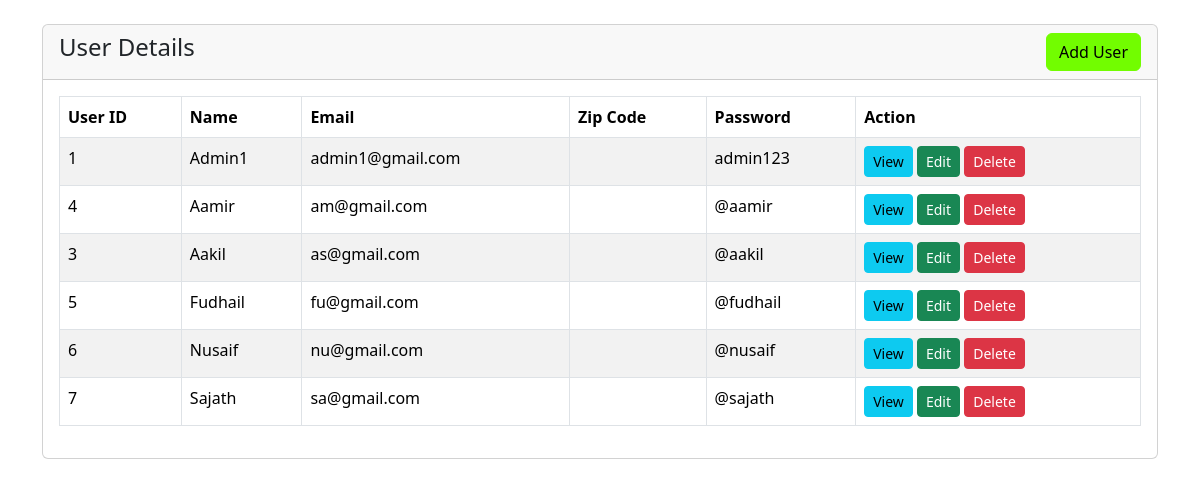
Page /complaints-dashboard/src/index.php on the committed database.
### tables this page shows
CREATE TABLE `user_management` (
  `user_id` int(11) NOT NULL,
  `name` varchar(50) NOT NULL,
  `email` varchar(20) NOT NULL,
  `city` varchar(20) NOT NULL,
  `user_type` varchar(20) NOT NULL,
  `password` varchar(20) NOT NULL
);

### complaints-dashboard/src/index.php (the view, shortened to what this page needs)
<?php
  require 'dbcon.php';
?>
<?php include('includes/header.php'); ?>
  <div class="container mt-4">
    <div class="row">
      <div class="col-md-12">
        <div class="card">
          <div class="card-header">
            <h4>User Details
              <a href="create.php" class="btn btn-primary float-end">Add User</a>
            </h4>
          </div>
          <div class="card-body">
            <table class="table table-bordered table-striped">
            <thead>
                <tr>
                  <th>User ID</th>
                  <th>Name</th>
                  <th>Email</th>
                  <th>Zip Code</th>
                  <th>Password</th>
                  <th>Action</th>
                </tr>
              </thead>
              <tbody>
                <?php
                  $query = "SELECT * FROM user_management";
                  $query_run = mysqli_query($con, $query);
                  if(mysqli_num_rows($query_run) > 0) {
                    foreach($query_run as $user_management) {
                      ?>
                      <tr>
                        <td><?= $user_management['user_id'];?></td>
                        <td><?= $user_management['name'];?></td>
                        <td><?= $user_management['email'];?></td>
                        <td><?= $user_management['zip_code'];?></td>
                        <td><?= $user_management['password'];?></td>
                        <td>
                          <a href="user-view.php?id=<?=$user_management['user_id']; ?>" class="btn btn-info btn-sm">View</a>
                          <a href="user-edit.php?id=<?=$user_management['user_id']; ?>" class="btn btn-success btn-sm">Edit</a>
                          <form action="code.php" method="POST" class="d-inline">
                          <button type="submit" name="delete_user" value="<?= $user_management['user_id'] ?>" class="btn btn-danger btn-sm">Delete</button>
                          </form>
                        </td>
                      </tr>
                      <?php
                    }
                  } else {
                    echo "<h5>No Record Found</h5>";
                  }
                ?>
              </tbody>
            </table>
          </div>
        </div>
      </div>
    </div>
  </div>
  <?php include('includes/footer.php'); ?>

### complaints-dashboard/src/includes/header.php (shortened to what this page needs)
<!DOCTYPE html>
<html lang="en">
<head>
  <link rel="stylesheet" href="main.css">
</head>
<body>

### rows in the picture
user_management: user "1", name "Admin1", email "admin1@gmail.com", password "admin123"
user_management: user "4", name "Aamir", email "am@gmail.com", password "@aamir"
user_management: user "3", name "Aakil", email "as@gmail.com", password "@aakil"
user_management: user "5", name "Fudhail", email "fu@gmail.com", password "@fudhail"
user_management: user "6", name "Nusaif", email "nu@gmail.com", password "@nusaif"
user_management: user "7", name "Sajath", email "sa@gmail.com", password "@sajath"
